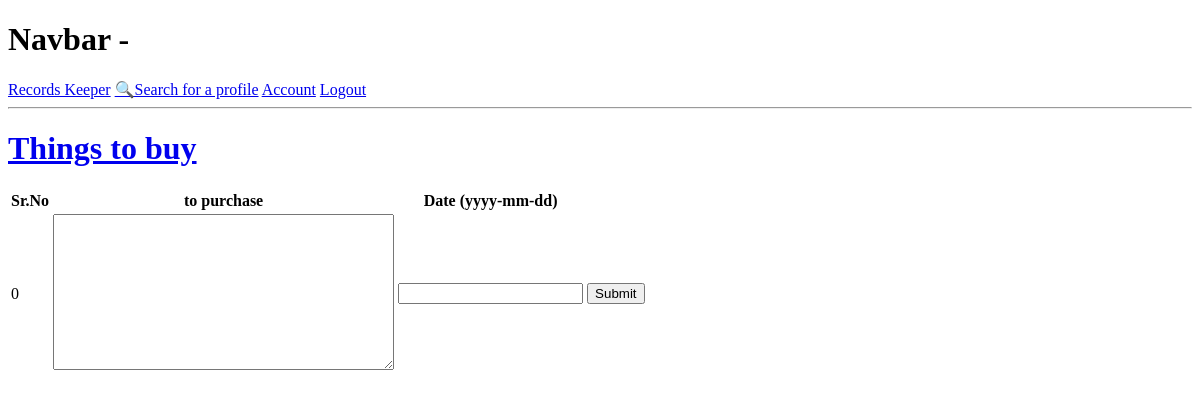
The page /add-row/bf2351a9-65b0-4083-9633-ee5d5f02212a/ (signed in) on the database as committed earlier.
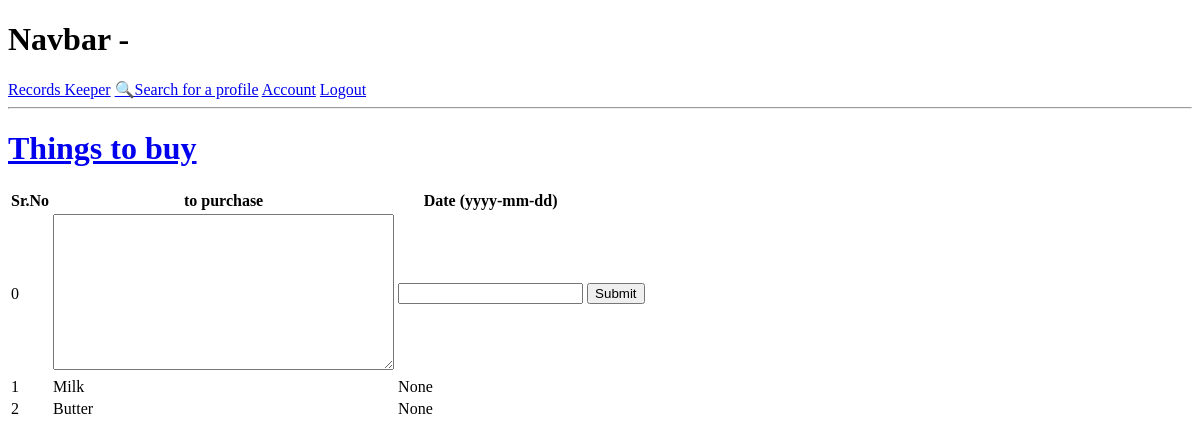
The same page on the database as committed later.
### tables/models.py (models this page shows, shortened)
class Row(models.Model):
    table_name=models.ForeignKey(Table, on_delete=models.CASCADE, null=True, blank=True)
    col1=models.TextField("Column 1 entry",null=True, blank=True)
    col2=models.TextField("Column 2 entry",null=True, blank=True)
    col3=models.TextField("Column 3 entry",null=True, blank=True)
    col4=models.TextField("Column 4 entry",null=True, blank=True)
    col5=models.TextField("Column 5 entry",null=True, blank=True)
    date=models.DateField("Date (yyyy-mm-dd)",auto_now_add=False, auto_now=False, null=True, blank=True)
    created = models.DateTimeField(auto_now_add=True)
    id = models.UUIDField(primary_key=True, default=uuid.uuid4, editable=False)

### tables/views.py (the view)
# urls.py: path("add-row/<str:pk>/", views.addRow, name="add-row"),
@login_required(login_url="login")
def addRow(request,pk):
    table=Table.objects.get(id=pk)
    rows=table.row_set.all()
    form=RowForm()
    if request.method=="POST":
        form=RowForm(request.POST)
        row=form.save(commit=False)
        row.table_name=table
        row.save()
        return redirect("view-table", pk)
    context={"form":form, "name": "add", "table":table, "rows":rows}
    return render(request, "tables/row-form.html", context)

### tables/forms.py
class RowForm(ModelForm):
    class Meta:
        model=Row
        fields=["col1", "col2", "col3", "col4", "col5", "date"]
    def __init__(self, *args, **kwargs):
        super(RowForm,self).__init__(*args, **kwargs)
        for name, field in self.fields.items():
            field.widget.attrs.update({"class": "input"})

### tables/templates/tables/row-form.html (shortened to what this page needs)
{% extends 'main.html' %}
{% block content %}
{% if key == "sug" %}
<h1><a href="{% url 'view-table' table.table_name.id %}">{{table.title}}</a></h1>
{% else %}
<h1><a href="{% url 'view-table' table.id %}">{{table.title}}</a></h1>
{% endif %}
<form method="POST">
    <table>
        <tr>
            <th>Sr.No</th>
            {% if table.col1 %}
            <th>{{table.col1}}</th>
            {% endif %}
            <th>Date (yyyy-mm-dd)</th>
        </tr>
        {% if name == "add" %}
        <tr>
            <td>0</td>
            {% if table.col1 %}
                <td>{{form.col1}}</td>
            {% endif %}
            <td>{{form.date}}</td>
            <td><input type="submit"></td>
        </tr>
        {% for row in rows %}
        <tr>
            <td>{{forloop.counter}}</td>
            {% if row.col1 %}
            <td>{{row.col1}}</td>
            {% endif %}
            <td>{{row.date}}</td>
        </tr>
        {% endfor %}
        {% endif %}
    </table>
{% endblock %}

Rows that differ between the two databases and show on the page:
added Row: col1 "Milk", date "None"
added Row: col1 "Butter", date "None"
